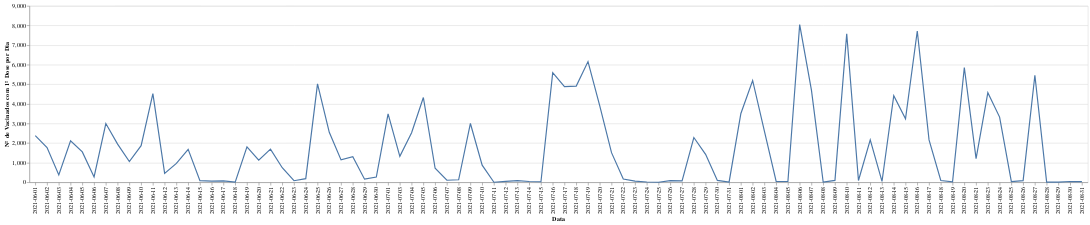

Source (notebook cell):
### Code cell
alt.Chart(federais_vacina1Dose).mark_line().encode(
    alt.X('Data', title='Data'),
    alt.Y('Vacinados', title='Nº de Vacinados com 1º Dose por Dia')
)

### Figure 1 — Vega-Lite specification as saved in the notebook (floating-point values rounded to 4 significant figures)
{"config": {"view": {"continuousWidth": 400, "continuousHeight": 300}}, "data": {"name": "data-f86cf4264050a4c92d2e358f62d3e62b"}, "mark": "line", "encoding": {"x": {"type": "nominal", "field": "Data", "title": "Data"}, "y": {"type": "quantitative", "field": "Vacinados", "title": "Nº de Vacinados com 1º Dose por Dia"}}, "$schema": "https://vega.github.io/schema/vega-lite/v4.8.1.json", "datasets": {"data-f86cf4264050a4c92d2e358f62d3e62b": [{"Data": "2021-06-01", "Vacinados": 2379}, {"Data": "2021-06-02", "Vacinados": 1775}, {"Data": "2021-06-03", "Vacinados": 373}, {"Data": "2021-06-04", "Vacinados": 2117}, {"Data": "2021-06-05", "Vacinados": 1550}, {"Data": "2021-06-06", "Vacinados": 275}, {"Data": "2021-06-07", "Vacinados": 2995}, {"Data": "2021-06-08", "Vacinados": 1949}, {"Data": "2021-06-09", "Vacinados": 1059}, {"Data": "2021-06-10", "Vacinados": 1867}, {"Data": "2021-06-11", "Vacinados": 4523}, {"Data": "2021-06-12", "Vacinados": 453}, {"Data": "2021-06-13", "Vacinados": 965}, {"Data": "2021-06-14", "Vacinados": 1680}, {"Data": "2021-06-15", "Vacinados": 83}, {"Data": "2021-06-16", "Vacinados": 61}, {"Data": "2021-06-17", "Vacinados": 75}, {"Data": "2021-06-18", "Vacinados": 7}, {"Data": "2021-06-19", "Vacinados": 1807}, {"Data": "2021-06-20", "Vacinados": 1126}, {"Data": "2021-06-21", "Vacinados": 1693}, {"Data": "2021-06-22", "Vacinados": 741}, {"Data": "2021-06-23", "Vacinados": 79}, {"Data": "2021-06-24", "Vacinados": 186}, {"Data": "2021-06-25", "Vacinados": 5019}, {"Data": "2021-06-26", "Vacinados": 2549}, {"Data": "2021-06-27", "Vacinados": 1141}, {"Data": "2021-06-28", "Vacinados": 1301}, {"Data": "2021-06-29", "Vacinados": 159}, {"Data": "2021-06-30", "Vacinados": 267}, {"Data": "2021-07-01", "Vacinados": 3490}, {"Data": "2021-07-03", "Vacinados": 1325}, {"Data": "2021-07-04", "Vacinados": 2531}, {"Data": "2021-07-05", "Vacinados": 4325}, {"Data": "2021-07-06", "Vacinados": 715}, {"Data": "2021-07-07", "Vacinados": 104}, {"Data": "2021-07-08", "Vacinados": 129}, {"Data": "2021-07-09", "Vacinados": 3000}, {"Data": "2021-07-10", "Vacinados": 875}, {"Data": "2021-07-11", "Vacinados": 1}, {"Data": "2021-07-12", "Vacinados": 49}, {"Data": "2021-07-13", "Vacinados": 83}, {"Data": "2021-07-14", "Vacinados": 39}, {"Data": "2021-07-15", "Vacinados": 28}, {"Data": "2021-07-16", "Vacinados": 5592}, {"Data": "2021-07-17", "Vacinados": 4879}, {"Data": "2021-07-18", "Vacinados": 4907}, {"Data": "2021-07-19", "Vacinados": 6158}, {"Data": "2021-07-20", "Vacinados": 3900}, {"Data": "2021-07-21", "Vacinados": 1511}, {"Data": "2021-07-22", "Vacinados": 168}, {"Data": "2021-07-23", "Vacinados": 61}, {"Data": "2021-07-24", "Vacinados": 15}, {"Data": "2021-07-25", "Vacinados": 2}, {"Data": "2021-07-26", "Vacinados": 85}, {"Data": "2021-07-27", "Vacinados": 73}, {"Data": "2021-07-28", "Vacinados": 2284}, {"Data": "2021-07-29", "Vacinados": 1426}, {"Data": "2021-07-30", "Vacinados": 97}, {"Data": "2021-07-31", "Vacinados": 16}, {"Data": "2021-08-01", "Vacinados": 3510}, {"Data": "2021-08-02", "Vacinados": 5194}, {"Data": "2021-08-03", "Vacinados": 2604}, {"Data": "2021-08-04", "Vacinados": 40}, {"Data": "2021-08-05", "Vacinados": 43}, {"Data": "2021-08-06", "Vacinados": 8046}, {"Data": "2021-08-07", "Vacinados": 4699}, {"Data": "2021-08-08", "Vacinados": 8}, {"Data": "2021-08-09", "Vacinados": 96}, {"Data": "2021-08-10", "Vacinados": 7580}, {"Data": "2021-08-11", "Vacinados": 92}, {"Data": "2021-08-12", "Vacinados": 2162}, {"Data": "2021-08-13", "Vacinados": 42}, {"Data": "2021-08-14", "Vacinados": 4415}, {"Data": "2021-08-15", "Vacinados": 3235}, {"Data": "2021-08-16", "Vacinados": 7719}, {"Data": "2021-08-17", "Vacinados": 2161}, {"Data": "2021-08-18", "Vacinados": 89}, {"Data": "2021-08-19", "Vacinados": 23}, {"Data": "2021-08-20", "Vacinados": 5855}, {"Data": "2021-08-21", "Vacinados": 1207}, {"Data": "2021-08-23", "Vacinados": 4573}, {"Data": "2021-08-24", "Vacinados": 3325}, {"Data": "2021-08-25", "Vacinados": 32}, {"Data": "2021-08-26", "Vacinados": 85}, {"Data": "2021-08-27", "Vacinados": 5460}, {"Data": "2021-08-28", "Vacinados": 7}, {"Data": "2021-08-29", "Vacinados": 5}, {"Data": "2021-08-30", "Vacinados": 38}, {"Data": "2021-08-31", "Vacinados": 33}]}}
